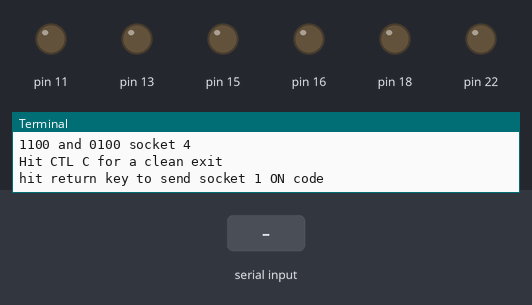
The program below on a simulated Raspberry Pi (header pin numbers). On the bench: output pins drawn as LEDs (lit = HIGH), the last lines printed to the terminal. Inputs (shaded band) come from the test bench.

Above: at 1.2 s.
1.3 s: "1" typed at the terminal, then Enter
At 2.8 s:
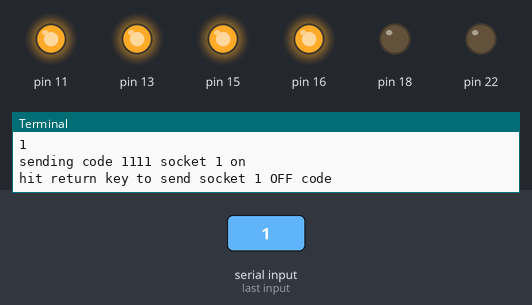
3.1 s: "0" typed at the terminal, then Enter
At 4.1 s:
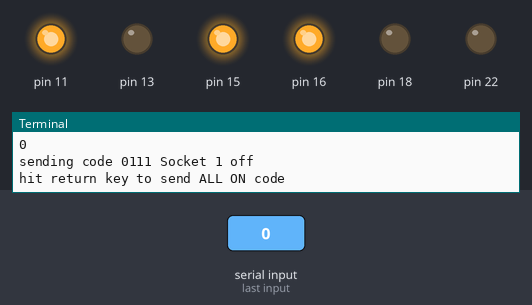
4.9 s: "2" typed at the terminal, then Enter
At 6.4 s:
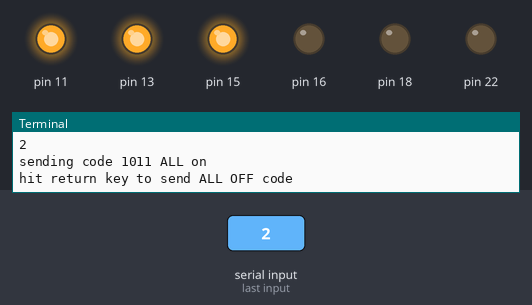
6.7 s: "1" typed at the terminal, then Enter
At 8.1 s:
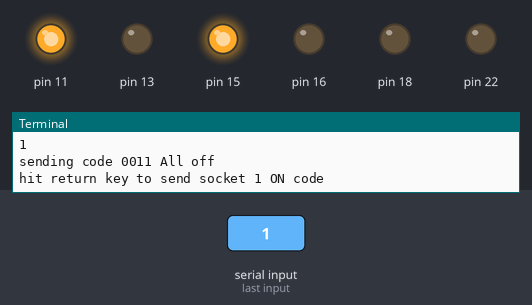
Timing chart, 0 to 9.5 s (numbered marks = the images above; inputs shaded):
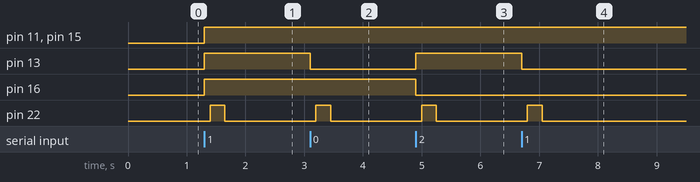

The program:

testgenie.py
```python
#import the required modules
import RPi.GPIO as GPIO
import time
# set the pins numbering mode
GPIO.setmode(GPIO.BOARD)
# Select the GPIO pins used for the encoder K0-K3 data inputs
GPIO.setup(11, GPIO.OUT)
GPIO.setup(15, GPIO.OUT)
GPIO.setup(16, GPIO.OUT)
GPIO.setup(13, GPIO.OUT)
# Select the signal used to select ASK/FSK
GPIO.setup(18, GPIO.OUT)
# Select the signal used to enable/disable the modulator
GPIO.setup(22, GPIO.OUT)
# Disable the modulator by setting CE pin lo
GPIO.output (22, False)
# Set the modulator to ASK for On Off Keying
# by setting MODSEL pin lo
GPIO.output (18, False)
# Initialise K0-K3 inputs of the encoder to 0000
GPIO.output (11, False)
GPIO.output (15, False)
GPIO.output (16, False)
GPIO.output (13, False)
# The On/Off code pairs correspond to the hand controller codes.
# True = '1', False ='0'
print ("To clear the socket programming, press the green button")
print ("for 5 seconds or more until the red light flashes slowly")
print ("The socket is now in its learning mode and listening for")
print ("a control code to be sent. It will accept the following")
print ("code pairs")
print ("0011 and 1011 all ON and OFF")
print ("1111 and 0111 socket 1")
print ("1110 and 0110 socket 2")
print ("1101 and 0101 socket 3")
print ("1100 and 0100 socket 4")
print ("Hit CTL C for a clean exit")
try:
    # We will just loop round switching the unit on and off
    while True:
        input('hit return key to send socket 1 ON code')
        # Set K0-K3
        print ("sending code 1111 socket 1 on")
        GPIO.output (11, True)
        GPIO.output (15, True)
        GPIO.output (16, True)
        GPIO.output (13, True)
        # let it settle, encoder requires this
        time.sleep(0.1)
        # Enable the modulator
        GPIO.output (22, True)
        # keep enabled for a period
        time.sleep(0.25)
        # Disable the modulator
        GPIO.output (22, False)
        input('hit return key to send socket 1 OFF code')
        # Set K0-K3
        print ("sending code 0111 Socket 1 off")
        GPIO.output (11, True)
        GPIO.output (15, True)
        GPIO.output (16, True)
        GPIO.output (13, False)
        # let it settle, encoder requires this
        time.sleep(0.1)
        # Enable the modulator
        GPIO.output (22, True)
        # keep enabled for a period
        time.sleep(0.25)
        # Disable the modulator
        GPIO.output (22, False)
        input('hit return key to send ALL ON code')
        # Set K0-K3
        print ("sending code 1011 ALL on")
        GPIO.output (11, True)
        GPIO.output (15, True)
        GPIO.output (16, False)
        GPIO.output (13, True)
        # let it settle, encoder requires this
        time.sleep(0.1)
        # Enable the modulator
        GPIO.output (22, True)
        # keep enabled for a period
        time.sleep(0.25)
        # Disable the modulator
        GPIO.output (22, False)
        input('hit return key to send ALL OFF code')
        # Set K0-K3
        print ("sending code 0011 All off")
        GPIO.output (11, True)
        GPIO.output (15, True)
        GPIO.output (16, False)
        GPIO.output (13, False)
        # let it settle, encoder requires this
        time.sleep(0.1)
        # Enable the modulator
        GPIO.output (22, True)
        # keep enabled for a period
        time.sleep(0.25)
        # Disable the modulator
        GPIO.output (22, False)
        # Clean up the GPIOs for next time
except KeyboardInterrupt:
    GPIO.cleanup()
```

Measured:
- after the input at 1.3 s, pin 11, pin 13, pin 15, pin 16: LOW → HIGH at once; pin 22: LOW → HIGH after 0.10 s, → LOW 0.25 s later
- after the input at 3.1 s, pin 13: HIGH → LOW at once; pin 22: LOW → HIGH after 0.10 s, → LOW 0.25 s later
- after the input at 4.9 s, pin 13: LOW → HIGH at once; pin 16: HIGH → LOW at once; pin 22: LOW → HIGH after 0.10 s, → LOW 0.25 s later
- after the input at 6.7 s, pin 13: HIGH → LOW at once; pin 22: LOW → HIGH after 0.10 s, → LOW 0.25 s later
